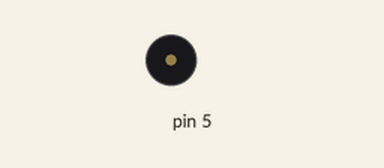
Bench run of a sketch on a simulated Arduino Uno, built with avr-gcc and run on an emulated ATmega328P. On the bench: buzzer (waves = sounding).

Above: at 0.5 s.
Timing chart, 0 to 3.0 s (numbered marks = the images above):
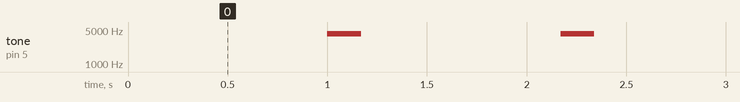

The sketch:

speaker.ino
```cpp
//This code produces a "beep beep" every second.
// Pin 5 is the output
// It uses the tone function that produces a square signal with a duty cycle depending in the frequency of the tone.
// Autor: Antonio de Jesus Anaya Hernandez
// FabAcademy 2021
// Lab: Agrilab
// Country: France

void setup() {
}

void loop() {
  delay(1000);
  beep();
}

//This function produces a "beep" using Tone function in pin 5.
void beep(){
  tone(5, 4186, 85.5);
  delay(85.5);
	tone(5, 4186, 85.5);
  delay(85.5);
  noTone(5);
}
```

Measured:
- by itself, tone on pin 5: alternates 4186 Hz for 0.17 s and silent for 1.0 s
